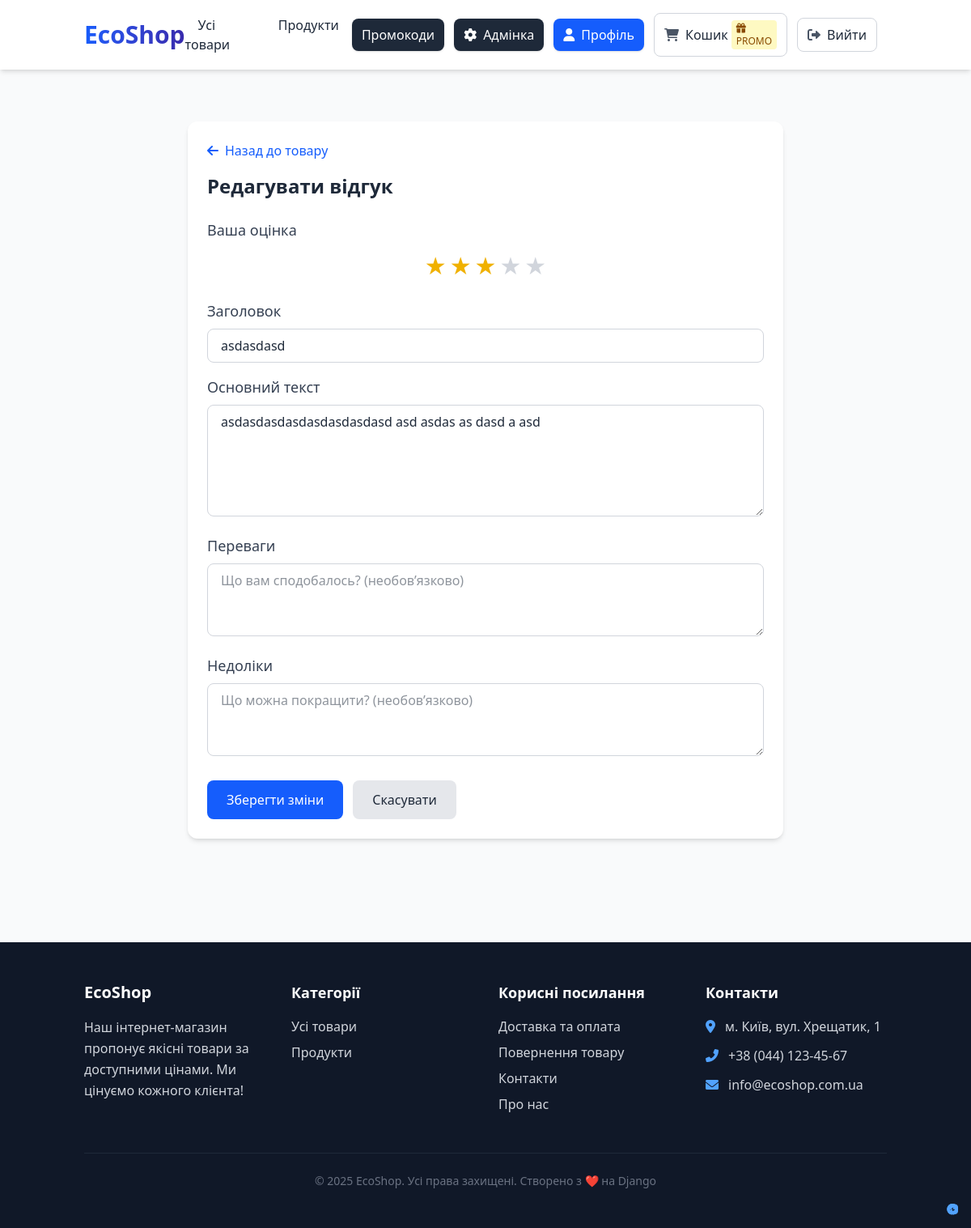
Page /reviews/edit/2/ (signed in) on the committed database.
### main/models.py (models this page shows, shortened)
class Category(models.Model):
    name = models.CharField(max_length=100, db_index=True)
    slug = models.SlugField(max_length=100, unique=True)
    description = models.TextField(blank=True)
    image = models.ImageField(upload_to='categories/', blank=True)
    is_active = models.BooleanField(default=True)
    class Meta:
        ordering = ['name']
        verbose_name = _('Категорія')
        verbose_name_plural = _('Категорії')
    def get_absolute_url(self):
        return reverse('main:product_list_by_category', args=[self.slug])

### reviews/models.py (models this page shows, shortened)
class Review(models.Model):
    RATING_CHOICES = [
        (1, '1 зірка'),
        (2, '2 зірки'),
        (3, '3 зірки'),
        (4, '4 зірки'),
        (5, '5 зірок'),
    ]
    product = models.ForeignKey(
        Product,
        on_delete=models.CASCADE,
        related_name='reviews',
        verbose_name=_('Товар')
    )
    author = models.ForeignKey(
        User,
        on_delete=models.CASCADE,
        related_name='reviews',
        verbose_name=_('Автор')
    )
    rating = models.IntegerField(
        choices=RATING_CHOICES,
        verbose_name=_('Рейтинг')
    )
    title = models.CharField(
        max_length=100,
        verbose_name=_('Заголовок')
    )
    content = models.TextField(
        max_length=1000,
        verbose_name=_('Текст відгуку')
    )
    advantages = models.TextField(
        blank=True,
        verbose_name=_('Переваги')
    )
    disadvantages = models.TextField(
        blank=True,
        verbose_name=_('Недоліки')
    )
    created_at = models.DateTimeField(
        auto_now_add=True,
        verbose_name=_('Створено')
    )
    updated_at = models.DateTimeField(
        auto_now=True,
        verbose_name=_('Оновлено')
    )
    is_active = models.BooleanField(
        default=True,
        verbose_name=_('Активний')
    )
    helpful_count = models.IntegerField(
        default=0,
        verbose_name=_('Кількість "Корисно"')
    )
    class Meta:
        verbose_name = _('Відгук')
        verbose_name_plural = _('Відгуки')
        ordering = ['-created_at']
        unique_together = ('product', 'author')

### reviews/views.py (the view)
# urls.py: path('edit/<int:review_id>/', views.edit_review, name='edit_review'),
@login_required
def edit_review(request, review_id):
    review = get_object_or_404(Review, id=review_id)
    if review.author != request.user:
        return HttpResponseForbidden("Ви не можете редагувати чужий відгук.")
    if request.method == 'POST':
        form = ReviewForm(request.POST, instance=review)
        if form.is_valid():
            form.save()
            messages.success(request, 'Відгук оновлено.')
            return redirect('main:product_detail', id=review.product.id, slug=review.product.slug)
    else:
        form = ReviewForm(instance=review)
    return render(request, 'reviews/edit_review.html', {
        'form': form,
        'review': review,
    })

### main/context_processors.py (called while the page is built)
def categories(request):
    return {
        'categories': Category.objects.filter(is_active=True)
    }

### main/models.py (called while the page is built)
    def get_absolute_url(self):
        return reverse('main:product_detail', args=[self.id, self.slug])

### main/templatetags/shop_tags.py (called while the page is built)
@register.inclusion_tag('main/components/star_rating_widget.html')
def render_star_rating(field_name, field_value=None):
    stars = []
    for i in range(1, 6):
        stars.append({
            'value': i,
            'is_selected': field_value >= i if field_value else False
        })
    return {
        'field_name': field_name,
        'stars': stars,
        'current_value': field_value
    }

### templates/reviews/edit_review.html (shortened to what this page needs)
{% extends 'main/base.html' %}
{% load static tailwind_tags shop_tags shop_filters %}
{% block content %}
<div class="container mx-auto px-4 py-8 max-w-3xl">
    <div class="bg-white rounded-xl shadow-md p-6">
        <a href="{{ review.product.get_absolute_url }}" class="inline-flex items-center text-blue-600 hover:underline mb-4">
            <i class="fas fa-arrow-left mr-2"></i> Назад до товару
        </a>
        <h1 class="text-2xl font-bold text-gray-800 mb-6">Редагувати відгук</h1>
        <form method="post">
            <div class="mb-6">
                <label class="block text-lg font-medium text-gray-700 mb-3">{{ form.rating.label }}</label>
                {% render_star_rating "rating" form.rating.value %}
            </div>
            <div class="mb-4">
                <label class="block text-lg font-medium text-gray-700 mb-2">{{ form.title.label }}</label>
                {{ form.title }}
            </div>
            <div class="mb-4">
                <label class="block text-lg font-medium text-gray-700 mb-2">{{ form.content.label }}</label>
                {{ form.content }}
            </div>
            <div class="mb-4">
                <label class="block text-lg font-medium text-gray-700 mb-2">{{ form.advantages.label }}</label>
                {{ form.advantages }}
            </div>
            <div class="mb-6">
                <label class="block text-lg font-medium text-gray-700 mb-2">{{ form.disadvantages.label }}</label>
                {{ form.disadvantages }}
            </div>
            <div class="flex gap-3">
                <button type="submit" class="px-6 py-3 bg-blue-600 text-white font-medium rounded-lg hover:bg-blue-700">
                    Зберегти зміни
                </button>
                <a href="{{ review.product.get_absolute_url }}"
                   class="px-6 py-3 bg-gray-200 text-gray-800 rounded-lg hover:bg-gray-300">
                    Скасувати
                </a>
            </div>
        </form>
    </div>
</div>
{% endblock %}

### templates/main/base.html (shortened to what this page needs)
{% load static %}
{% load tailwind_tags %}
<!DOCTYPE html>
<html lang="uk" class="scroll-smooth">
<head>
    {% tailwind_css %}
    <link rel="stylesheet" href="https://cdnjs.cloudflare.com/ajax/libs/font-awesome/6.0.0/css/all.min.css">
</head>
<body class="bg-gray-50 text-gray-800 flex flex-col min-h-screen">
    <header class="bg-white shadow-md sticky top-0 z-50">
        <div class="container mx-auto px-4">
            <div class="flex flex-col md:flex-row md:items-center md:justify-between py-4">
                <div class="mb-4 md:mb-0">
                    <h1 class="text-2xl md:text-3xl font-bold bg-gradient-to-r from-blue-600 to-indigo-800 bg-clip-text text-transparent">
                        <a href="{% url 'main:product_list' %}" class="hover:text-blue-600 transition-colors">EcoShop</a>
                    </h1>
                </div>
                <nav class="hidden md:block">
                    <ul class="flex space-x-1">
                        <li>
                            <a href="{% url 'main:product_list' %}"
                               class="px-4 py-2 font-medium rounded-md hover:bg-blue-50 hover:text-blue-700 transition-all ">
                                Усі товари
                            </a>
                        </li>
                        {% for cat in categories %}
                            <li>
                                <a href="{{ cat.get_absolute_url }}"
                                   class="px-4 py-2 font-medium rounded-md hover:bg-blue-50 hover:text-blue-700 transition-all {% if request.resolver_match.kwargs.slug == cat.slug %}bg-blue-100 text-blue-800{% endif %}">
                                    {{ cat.name }}
                                </a>
                            </li>
                        {% endfor %}
                    </ul>
                </nav>
                <div class="flex items-center space-x-3">
                    {% if user.is_authenticated %}
                        {% if user.is_staff %}
                            <a href="{% url 'discounts:promo_code_list' %}"
                             class="hidden sm:inline-flex items-center px-3 py-2 bg-gray-800 text-white rounded-lg hover:bg-gray-900 transition-colors shadow-sm">
                                <span class="hidden sm:inline">Промокоди</span>
                            </a>
                        {% endif %}
                        {% if user.is_staff %}
                            <a href="{% url 'admin:index' %}"
                            class="hidden sm:inline-flex items-center px-3 py-2 bg-gray-800 text-white rounded-lg hover:bg-gray-900 transition-colors shadow-sm">
                                <i class="fas fa-cog mr-1 sm:mr-2"></i>
                                <span class="hidden sm:inline">Адмінка</span>
                            </a>
                        {% endif %}
                        <a href="{% url 'accounts:profile' %}"
                        class="hidden sm:inline-flex items-center px-3 py-2 bg-blue-600 text-white rounded-lg hover:bg-blue-700 transition-colors shadow-sm">
                            <i class="fas fa-user mr-1 sm:mr-2"></i>
                            <span class="hidden sm:inline">Профіль</span>
                        </a>
                        {% with cart_item_count=request.session.cart|length|default:0 %}
                            <a href="{% url 'cart:cart_detail' %}"
                            class="relative inline-flex items-center px-3 py-2 border border-gray-300 rounded-lg hover:bg-gray-50 transition-colors">
                                <i class="fas fa-shopping-cart text-gray-600 mr-1 sm:mr-2"></i>
                                <span class="hidden sm:inline">Кошик</span>
                                {% if request.session.applied_promo %}
                                    <span class="ml-1 hidden sm:inline bg-yellow-100 text-yellow-800 text-xs px-1.5 py-0.5 rounded">
                                        <i class="fas fa-gift text-xs mr-0.5"></i>PROMO
                                    </span>
                                {% endif %}
                            </a>
                        {% endwith %}
                        <a href="{% url 'accounts:logout' %}"
                        class="inline-flex items-center px-3 py-2 border border-gray-300 rounded-lg hover:bg-gray-50 transition-colors">
                            <i class="fas fa-sign-out-alt mr-2 text-gray-600"></i>
                            <span class="hidden sm:inline">Вийти</span>
                        </a>
                    {% endif %}
                </div>
            </div>
        </div>
    </header>
    <main class="flex-grow container mx-auto px-4 py-8">
        {% block content %}{% endblock %}
    </main>
    <footer class="bg-gray-900 text-gray-300 mt-16">
        <div class="container mx-auto px-4 py-12">
            <div class="grid grid-cols-1 md:grid-cols-4 gap-8">
                <div class="md:col-span-1">
                    <h3 class="text-white text-xl font-bold mb-4">EcoShop</h3>
                    <p class="mb-4 leading-relaxed">Наш інтернет-магазин пропонує якісні товари за доступними цінами. Ми цінуємо кожного клієнта!</p>
                    <div class="flex space-x-4">
                        <a href="#" class="text-blue-400 hover:text-blue-300 text-xl"><i class="fab fa-facebook"></i></a>
                        <a href="#" class="text-blue-400 hover:text-blue-300 text-xl"><i class="fab fa-instagram"></i></a>
                        <a href="#" class="text-blue-400 hover:text-blue-300 text-xl"><i class="fab fa-telegram"></i></a>
                    </div>
                </div>
                <div class="md:col-span-1">
                    <h4 class="text-white font-semibold mb-4 text-lg">Категорії</h4>
                    <ul class="space-y-2">
                        <li><a href="{% url 'main:product_list' %}" class="hover:text-white transition-colors">Усі товари</a></li>
                        {% for cat in categories|slice:":4" %}
                            <li><a href="{{ cat.get_absolute_url }}" class="hover:text-white transition-colors">{{ cat.name }}</a></li>
                        {% endfor %}
                    </ul>
                </div>
                <div class="md:col-span-1">
                    <h4 class="text-white font-semibold mb-4 text-lg">Корисні посилання</h4>
                    <ul class="space-y-2">
                        <li><a href="#" class="hover:text-white transition-colors">Доставка та оплата</a></li>
                        <li><a href="#" class="hover:text-white transition-colors">Повернення товару</a></li>
                        <li><a href="#" class="hover:text-white transition-colors">Контакти</a></li>
                        <li><a href="#" class="hover:text-white transition-colors">Про нас</a></li>
                    </ul>
                </div>
                <div class="md:col-span-1">
                    <h4 class="text-white font-semibold mb-4 text-lg">Контакти</h4>
                    <ul class="space-y-3">
                        <li class="flex items-start">
                            <i class="fas fa-map-marker-alt mt-1 mr-3 text-blue-400"></i>
                            <span>м. Київ, вул. Хрещатик, 1</span>
                        </li>
                        <li class="flex items-start">
                            <i class="fas fa-phone-alt mt-1 mr-3 text-blue-400"></i>
                            <span>+38 (044) 123-45-67</span>
                        </li>
                        <li class="flex items-start">
                            <i class="fas fa-envelope mt-1 mr-3 text-blue-400"></i>
                            <span>info@ecoshop.com.ua</span>
                        </li>
                    </ul>
                </div>
            </div>
            <div class="border-t border-gray-800 mt-12 pt-6 text-center text-gray-500 text-sm">
                <p>&copy; {% now 'Y' %} EcoShop. Усі права захищені. Створено з ❤️ на Django</p>
            </div>
        </div>
    </footer>
</body>
</html>

### rows in the picture
Category: name "Продукти"
Review: title "asdasdasd", content "asdasdasdasdasdasdasdasd asd asdas as dasd a asd"
